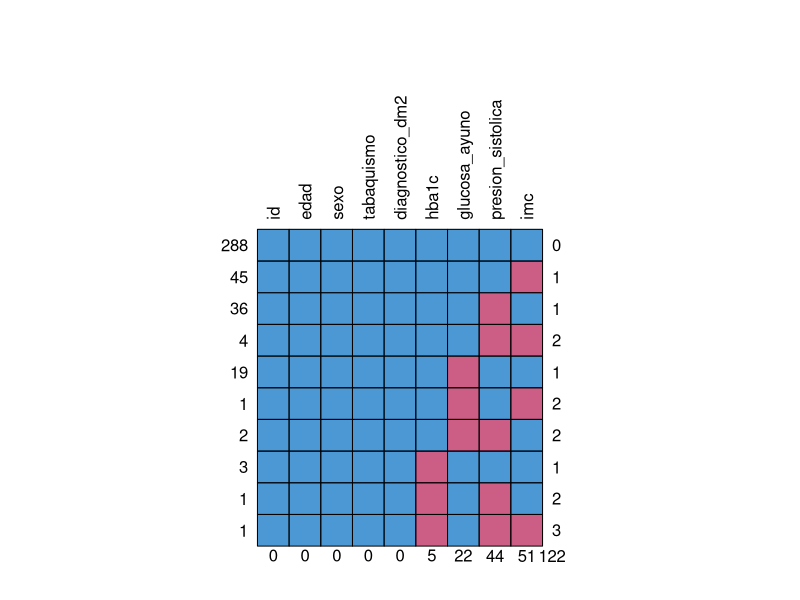
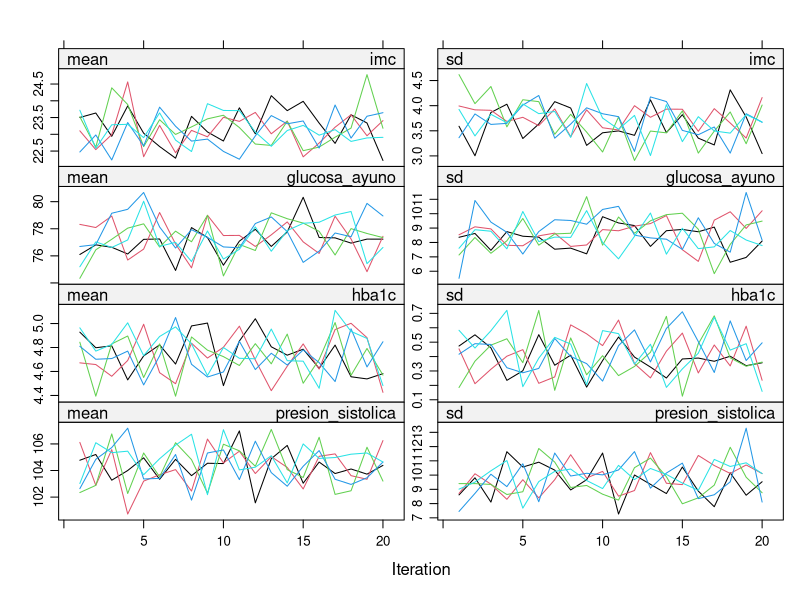
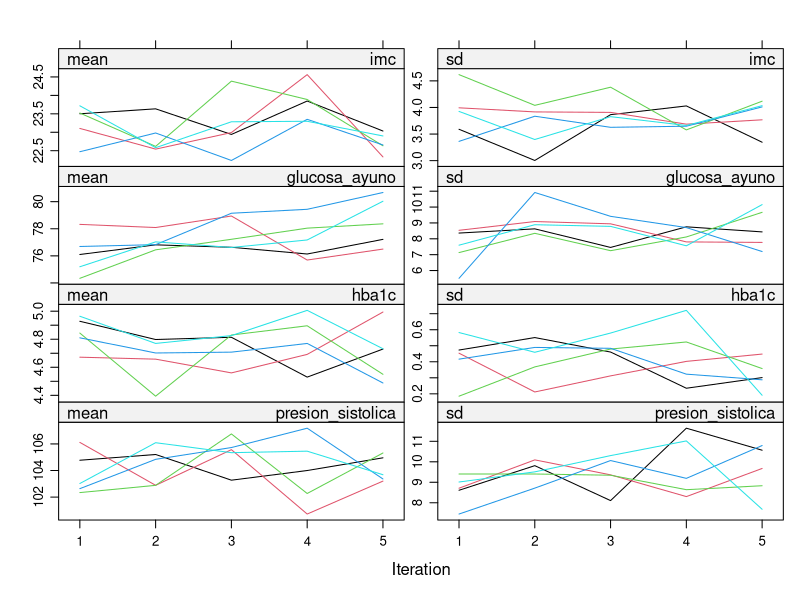
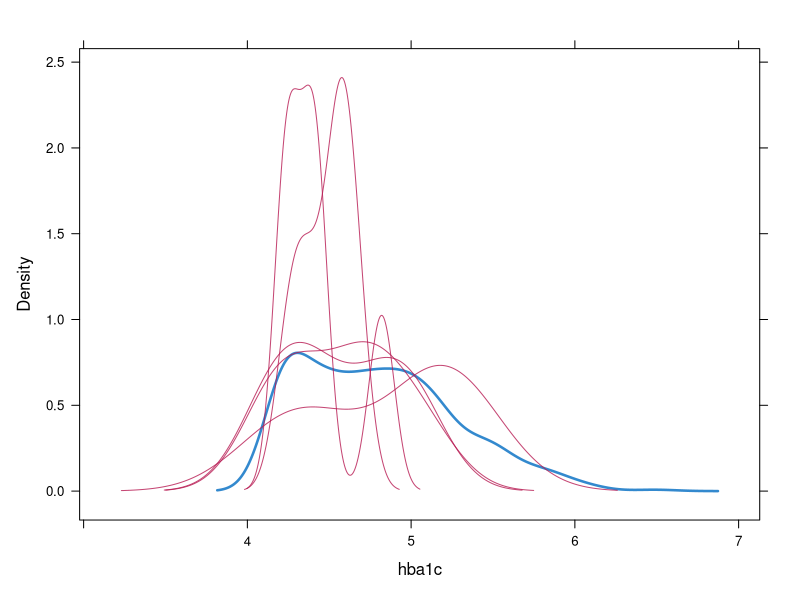
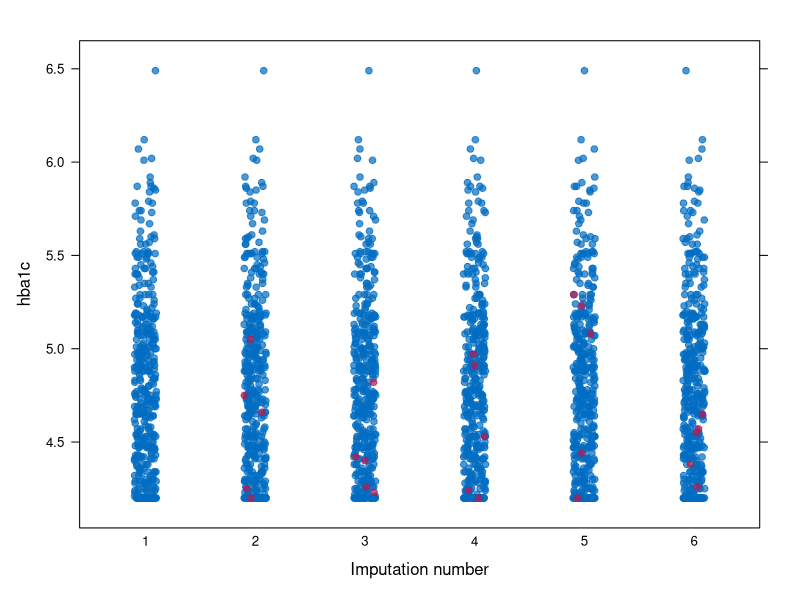

Reproduce these figures in R, in order.
## ---- chunk 1
library(tidyverse) # Manipulación de datos
library(mice) # Imputación de varibles 
## ---- chunk 2
set.seed(2026) # Sembrar semilla
n <- 400 # Ajustar los dasto simulados

edad <- round(runif(n, 30, 75))
sexo <- factor(sample(c("Mujer", "Hombre"), n, replace = TRUE, prob = c(0.55, 0.45)))
tabaquismo <- factor(sample(c("No", "Sí"), n, replace = TRUE, prob = c(0.72, 0.28)))

imc <- round(23 + 0.05 * (edad - 50) + rnorm(n, 0, 4), 1)
imc <- pmin(pmax(imc, 16), 45)

glucosa_ayuno <- round(80 + 0.9 * (imc - 25) + 0.3 * (edad - 50) + rnorm(n, 0, 8), 1)
glucosa_ayuno <- pmax(glucosa_ayuno, 65)

hba1c <- round(4.8 + 0.035 * (glucosa_ayuno - 80) + rnorm(n, 0, 0.4), 2)
hba1c <- pmax(hba1c, 4.2)

presion_sistolica <- round(105 + 0.4 * (edad - 50) + 0.5 * (imc - 25) + rnorm(n, 0, 9))

logit_dm2 <- -7 + 0.045 * glucosa_ayuno + 0.06 * imc + 0.02 * edad
diagnostico_dm2 <- factor(rbinom(n, 1, plogis(logit_dm2)), labels = c("No", "Sí"))

datos_verdad <- tibble(
  id = 1:n, edad, sexo, imc, glucosa_ayuno, hba1c,
  presion_sistolica, tabaquismo, diagnostico_dm2
)
## ---- chunk 3
datos_incompletos <- datos_verdad

# 1) MCAR en presión sistólica: falla aleatoria de un brazalete automático,
#    la probabilidad de faltar NO depende de nada — 10% del total
miss_presion <- rbinom(n, 1, 0.10) == 1
datos_incompletos$presion_sistolica[miss_presion] <- NA

# 2) MAR en IMC: depende de variables OBSERVADAS (tabaquismo y edad),
#    no del propio IMC -> mecanismo MAR
prob_miss_imc <- plogis(-2.3 + 0.9 * (tabaquismo == "Sí") + 0.02 * (edad - 50))
miss_imc <- rbinom(n, 1, prob_miss_imc) == 1
datos_incompletos$imc[miss_imc] <- NA

# 3) MAR en glucosa_ayuno: depende del IMC observado (pacientes con IMC alto
#    son referidos a un laboratorio externo que no siempre reporta a tiempo)
prob_miss_glu <- plogis(-2.6 + 0.08 * (imc - 25))
miss_glu <- rbinom(n, 1, prob_miss_glu) == 1
datos_incompletos$glucosa_ayuno[miss_glu] <- NA

# 4) MNAR en hba1c: la probabilidad de faltar depende del propio valor NO
#    observado de HbA1c (evitación del control en pacientes con mal control)
prob_miss_hba1c <- plogis(-3.0 + 1.1 * (hba1c - 6.0))
miss_hba1c <- rbinom(n, 1, prob_miss_hba1c) == 1
datos_incompletos$hba1c[miss_hba1c] <- NA
## ---- chunk 4
colMeans(is.na(datos_incompletos)) * 100
## ---- chunk 5
mice::md.pattern(datos_incompletos, rotate.names = TRUE)
## ---- chunk 6
pred <- mice::make.predictorMatrix(datos_incompletos) # Crea un matriz
pred["id", ] <- 0   # id no debe usarse para imputar ninguna otra variable
pred[, "id"] <- 0   # ninguna variable debe usarse para "imputar" id (no tiene NA)
pred
## ---- chunk 7
imp1 <- mice(
  datos_incompletos, # Base que contiene los NA
  m = 5, # ¿Cuántas bases serán imputadas?
  maxit = 5, # Ciclos de actulización, iteraciones 
  predictorMatrix = pred, # Aquí, Usar la matriz que define qué variables pueden predecir a cuáles; aquí excluimos id.
  seed = 123, # Sembrar la semilla
  printFlag = FALSE # ocultar el proceso de la imputaciones
)

imp1$method
## ---- chunk 8
imp2 <- mice(
  datos_incompletos,
  m = 5,
  maxit = 20,
  predictorMatrix = pred,
  seed = 123,
  printFlag = FALSE
)

plot(imp2, layout = c(2, 4))
# Produce gráficas para evaluar si las imputaciones se han estabilizado
# se seleccionar media y desviación estándar
## ---- chunk 9
plot(imp1, layout = c(2, 4))
## ---- chunk 10
densityplot(imp2, ~ hba1c)
stripplot(imp2, hba1c ~ .imp, pch = 20, cex = 1.2)
## ---- chunk 11
huecos <- tibble(
  id = datos_verdad$id,
  na_imc     = miss_imc,
  na_glucosa = miss_glu,
  na_hba1c   = miss_hba1c
)

verdad_larga <- datos_verdad |>
  select(id, glucosa_verdad = glucosa_ayuno, imc_verdad = imc, hba1c_verdad = hba1c)

comparacion_valores <- mice::complete(imp2, action = "long", include = FALSE) |>
  select(.imp, id, glucosa_ayuno, imc, hba1c) |>
  left_join(verdad_larga, by = "id") |>
  left_join(huecos, by = "id")

# Sesgo y RMSE, solo entre los valores que SÍ fueron imputados
comparacion_valores |>
  filter(na_imc) |>
  summarise(variable = "imc", sesgo = mean(imc - imc_verdad),
            rmse = sqrt(mean((imc - imc_verdad)^2)))

comparacion_valores |>
  filter(na_glucosa) |>
  summarise(variable = "glucosa_ayuno", sesgo = mean(glucosa_ayuno - glucosa_verdad),
            rmse = sqrt(mean((glucosa_ayuno - glucosa_verdad)^2)))

comparacion_valores |>
  filter(na_hba1c) |>
  summarise(variable = "hba1c", sesgo = mean(hba1c - hba1c_verdad),
            rmse = sqrt(mean((hba1c - hba1c_verdad)^2)))
